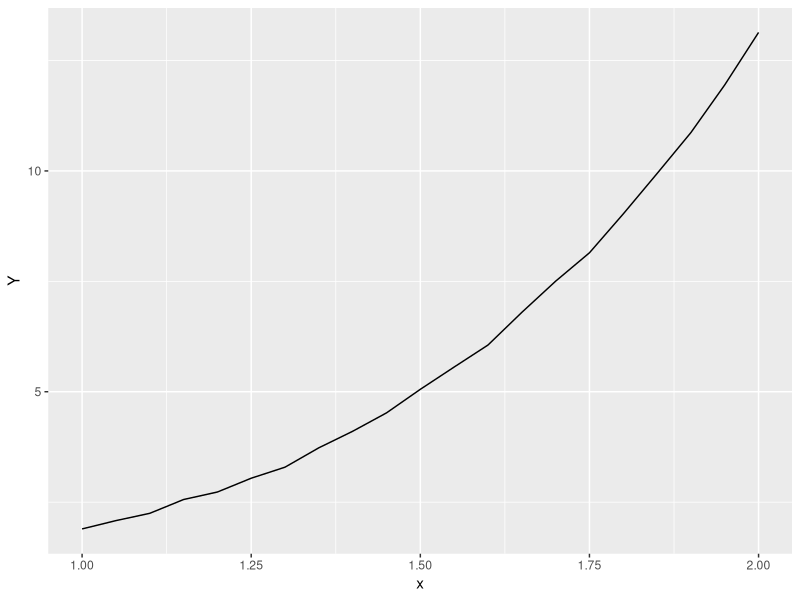

Source code (R): (Note: this script raises an error after producing the figure.)
## ---- chunk 1
  Y <- function(x, teta, eps) {
    return (teta[1] + teta[2]*x + teta[3]*x**2 + teta[4]*x**3 + teta[5]*x**4 + eps)
  }
## ---- chunk 2
  #1
  a = 1
  b = 2
  n = 20
  m = 5
  
  mean = 0
  sd = 0.04
  
  tetas <- c(0.1, 1.1, 0.7, -1, 1)
  x <- seq(a, b, (b - a) / n)
## ---- chunk 3
  #2
  eps <- rnorm(n + 1, mean=mean, sd=sd)
  Y <- Y(x, teta=tetas, eps=eps)
## ---- chunk 4

  #install.packages("ggplot2")
  library(ggplot2)
  
  
  df <- data.frame(Y, x)
  ggplot(data=df, aes(x=x, y=Y))  + geom_line()

## ---- chunk 5
#3
  X_mat = matrix(1, nrow = n + 1, ncol = 5)
  
  for (i in 1:(n + 1)) {
    for (j in 1:m) {
      X_mat[i, j] = x[i]**(j - 1) 
    }
  }
  
  B = t(X_mat) %*% X_mat
  B_inv = inv(B)
  library(pracma)
  
  Tetas_LS = B_inv %*% t(X_mat) %*% Y
  
  print(Tetas_LS)
 
## ---- chunk 6
  Y_cap <- function(x) {
    return (Tetas_LS[1] + Tetas_LS[2]*x + Tetas_LS[3]*x**2 + Tetas_LS[4]*x**3 + Tetas_LS[5]*x**4 + eps)
  }
## ---- chunk 7
  Y_cap <- Y_cap(x)
## ---- chunk 8
  df <- data.frame(Y_cap, Y, x)
  ggplot(data=df, aes(x))  + geom_line(aes(y=Y), color='green') + geom_line(aes(y=Y_cap), color='red')
## ---- chunk 9
  #4
  
  RSS = t(Y - X_mat %*% Tetas_LS) %*% (Y - X_mat %*% Tetas_LS)

  Siqma_square = RSS/(n - m)
  print(Siqma_square)

## ---- chunk 10
  #5

  alpha = 0.01
  
  q1 = qchisq(alpha/2, df=(n - m))
  q2 = qchisq(1 - alpha/2, df=(n - m))
  cat("Квантиль 1", q1, "\n")
  cat("Квантиль 2", q2, "\n")
  
  cat("Доверительный интервал [", RSS/q2, ",", RSS/q1, "]", "с уровнем значимости ", alpha, "\n")
  
## ---- chunk 11
  
  q = qt(1-alpha/2, df=(n - m))

  cat("Квантиль ", q, "\n")

  
  for (i in 1:m) {
    cat("Доверительный интервал для teta" , i,  "[", Tetas_LS[i] - q * sqrt(Siqma_square * B_inv[i, i]), "," , Tetas_LS[i] + q * sqrt(Siqma_square * B_inv[i, i]), "] с уровнем значимости ", alpha, "\n")
  }
  
## ---- chunk 12
  #6
  for (i in 1:m) {
    if(abs(tetas[i]/(sqrt(Siqma_square * B_inv[i, i]))) <= q) {
      cat("H0 для teta[", i, "] = ", tetas[i],"\n")
    }
    else {
      cat("H1 для teta[", i, "] = ", tetas[i], "\n")
    }
  }
## ---- chunk 13
  #7
  Y_bar = 1/n * sum(Y)
  
  cat("d = ", 1 - RSS/(sum((Y-Y_bar)^2)))
